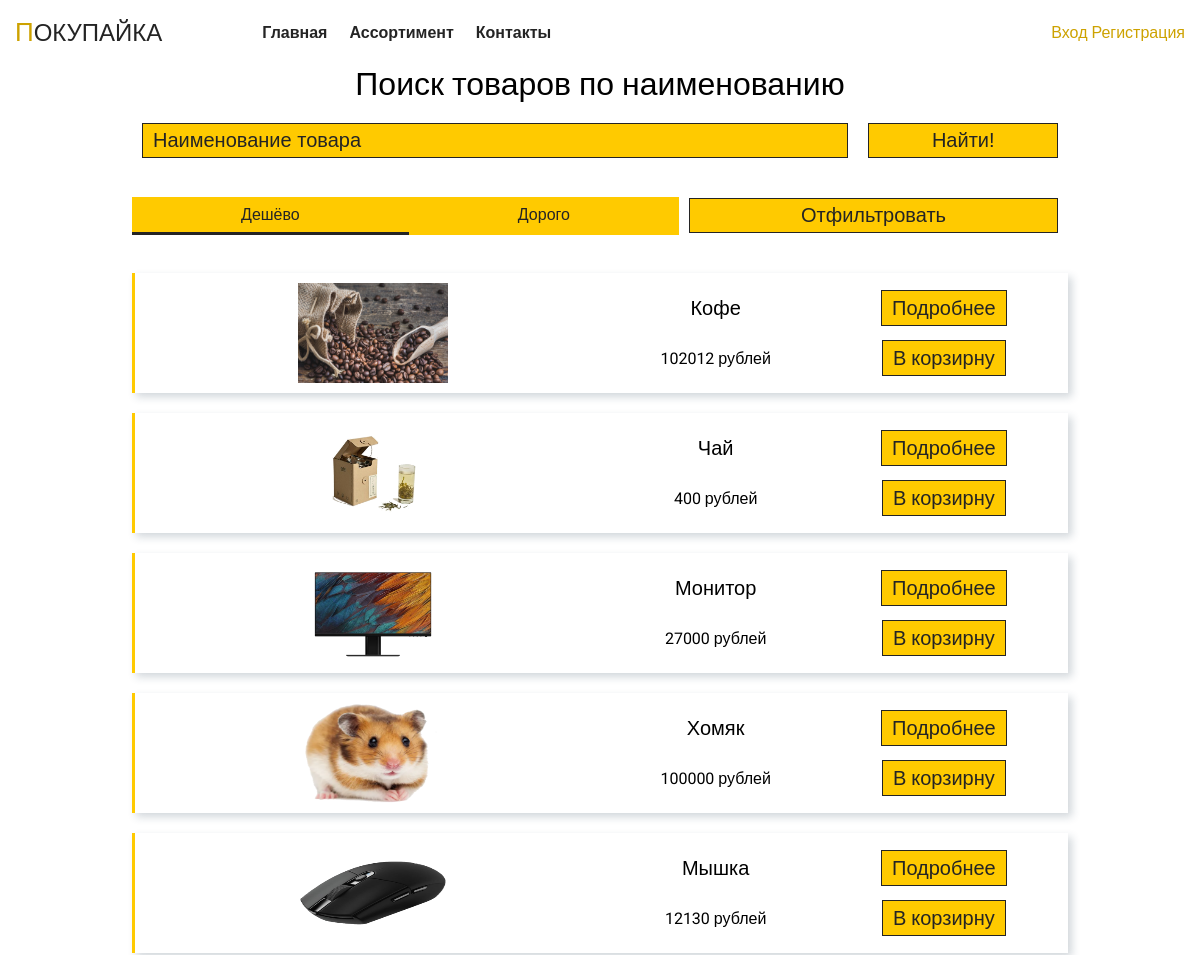
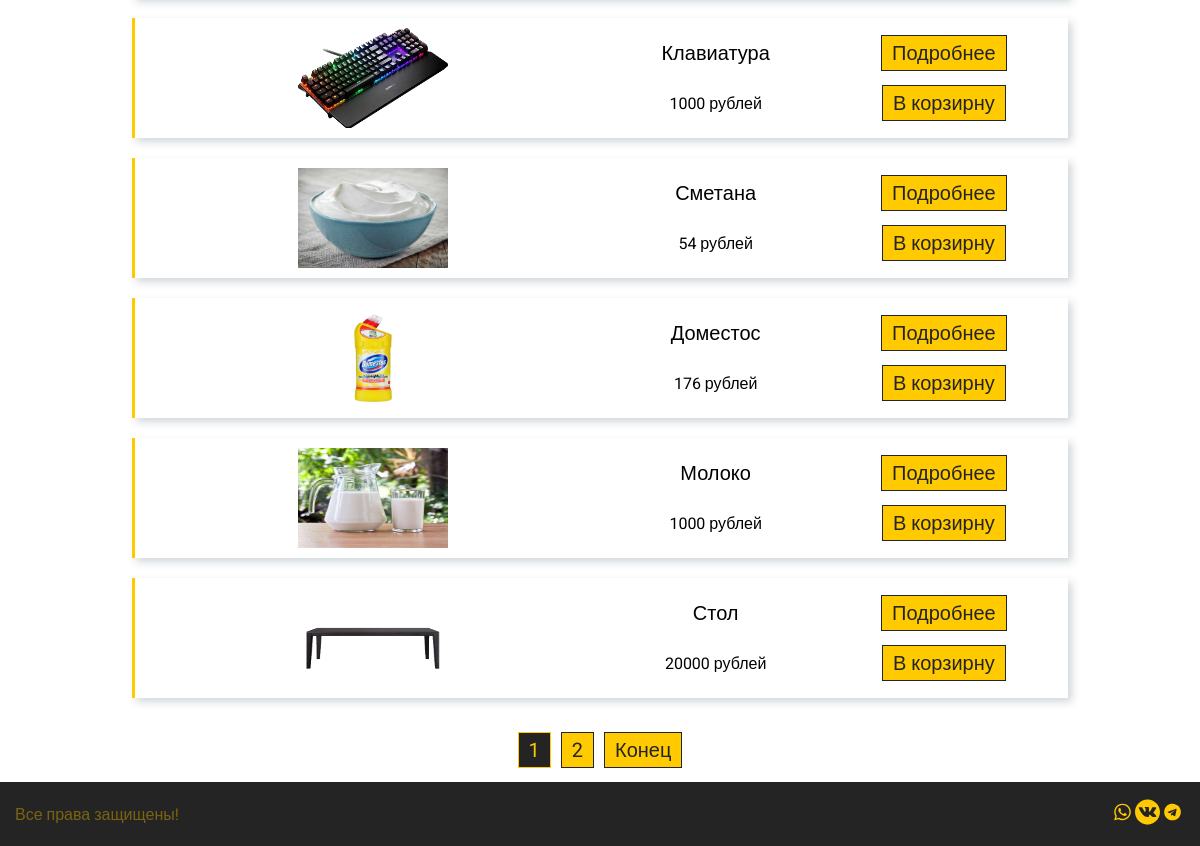
/assortment, run on the app's committed database (2 pictures, top to bottom).
### tables this page shows
CREATE TABLE `product` (
  `id` bigint NOT NULL,
  `name` varchar(100) NOT NULL,
  `description` varchar(2000) DEFAULT 'Отсуствует',
  `price` float NOT NULL
);

### application/controllers/MainController.php (called while the page is built, shortened)
<?php
class MainController extends Controller
{
    public function __construct($route)
    {
        $this->view->layout = 'other';
    }
    public function assortmentAction(){
        $main = new Main();
        $pagination = new Pagination($this->route, $main->getCountProduct());
        $vars = [
            'data' => $this->model->getProductList($this->route, 10),
            'pagination' => $pagination->get(),
        ];
        $this->view->render('Ассортимент', $vars);
    }
}

### index.php (called while the page is built, shortened)
<?php
spl_autoload_register(function ($class) {
    $path = str_replace('\\', '/', $class.'.php');
});
$item = new Router();
$item->run();

### application/lib/Db.php (called while the page is built, shortened)
<?php
class Db {
    protected $db;
    public function __construct() {
        $config = require 'application/config/db.php';
        try{
            $this->db = new PDO('mysql:host='.$config['host'].';dbname='.$config['database'], $config['login'], $config['password']);
        }
        catch (\PDOException $e){
            $this->db = new PDO('mysql:host='.$config['reserve'].';dbname='.$config['database'], $config['login'], $config['password']);
        }
    }
    public function query($sql, $params = []) {
        $stmt = $this->db->prepare($sql);
        if (!empty($params)) {
            foreach ($params as $key => $val) {
                if (is_int($val)) {
                    $type = PDO::PARAM_INT;
                } else {
                    $type = PDO::PARAM_STR;
                }
                $stmt->bindValue(':'.$key, $val, $type);
            }
        }
        $stmt->execute();
        return $stmt;
    }
    public function row($sql, $params = []) {
        $result = $this->query($sql, $params);
        return $result->fetchAll(PDO::FETCH_ASSOC);
    }
    public function column($sql, $params = []) {
        $result = $this->query($sql, $params);
        return $result->fetchColumn();
    }
}

### application/config/db.php (called while the page is built)
<?php
$path = $_SERVER['DOCUMENT_ROOT']."/settings.json";
$json = file_get_contents($path);
$db = json_decode($json, true);
return $db['database'];

### application/models/Main.php (called while the page is built, shortened)
<?php
class Main extends Model{
    public function getProductList($route, $mode){
        $max = 10;
        $params = [
            'max' => $max,
            'start' => ((($route['page'] ?? 1) - 1) * $max),
        ];
        switch ($mode){
            default:
                return $this->db->row('SELECT * FROM product ORDER BY id DESC LIMIT :start, :max', $params);
        }
    }
    public function getCountProduct(){
        return $this->db->column('select count(*) from product');
    }
}

### application/core/Controller.php (called while the page is built, shortened)
<?php
abstract class Controller{
    public function __construct($route) {
        $this->route = $route;
        $this->model = $this->loadModel($route['controller']);
    }
    public function loadModel($name) {
        $path = 'application\models\\'.ucfirst($name);
        if (class_exists($path)) {
            return new $path;
        }
    }
}

### application/core/Model.php (called while the page is built, shortened)
<?php
abstract class Model{
    public function __construct()
    {
        $this->db = new Db();
    }
}

### application/views/main/assortment.php (the view)
<div class="container">
            <div class="assortment__grid">
                <h1>Поиск товаров по наименованию</h1>
                <form action="/assortment" method="post" class="assortment__form_find js-message">
                    <input name="name" placeholder="Наименование товара" autocomplete="off" type="text">
                    <input type="submit" value="Найти!">
                </form>
                <form action="/assortment" method="post" class="assortment__form_filter">
                    <label><input type="radio" name="price-object" value="cheap" checked><div>Дешёво</div></label>
                    <label><input type="radio" name="price-object" value="expensive"><div>Дорого</div></label>
                    <input type="submit" value="Отфильтровать">
                </form>
                <div class="assortment__grid_element">
                    <?php if(count($data) != 0) {?>
                        <ul class="assortment__grid_list_elements">
                            <li class="assortment__grid_list_element">
                                <?php for($i = 0; $i < count($data); $i++){?>
                                    <div class="assortment__grid_card_view">
                                        <img src="/public/materials/<?=$data[$i]['id']?>.png" alt="Отсуствие фотография товара">
                                        <p class="name-item"><?=$data[$i]['name']?></p>
                                        <p class="price-item"><?=$data[$i]['price']?> рублей</p>
                                        <a href="/product/<?=$data[$i]['id']?>" class="about-item first">Подробнее</a>
                                        <a href="/assortment/add/<?=$data[$i]['id']?>" class="about-item second">В корзирну</a>
                                    </div>
                                <?php }?>
                            </li>
                        </ul>
                    <?php }?>
                </div>
                <?php if(count($data) != 0) {?>
                <div class="block-pagination">
                    <?php echo $pagination?>
                </div>
                <?php }?>
            </div>
        </div>

### public/styles/ministyle.css (style rules this page uses)
:root { --first--color: #cda200; --second--color: #242424; --opacity--color: rgba(237, 191, 18, 0.9); }
* { margin: 0; padding: 0; box-sizing: border-box; font-weight: normal; }
html,body { height: 100%; font-family: 'Roboto', sans-serif; }
body { background: #fff; font-size: 16px; font-weight: normal; font-style: normal; }
.container { width: 100%; max-width: 1200px; padding: 0 15px; margin: 0 auto; }
.assortment__grid { width: auto; height: auto; display: grid; grid-template-columns: 1fr 8fr 1fr; }
.assortment__form_find { grid-row: 2; grid-column: 2; display: flex; }
.assortment__form_filter { grid-row: 3; grid-column: 2; display: flex; align-items: center; justify-content: center; }
.assortment__form_filter label { flex-grow: 1; }
.assortment__form_filter label input + div { background-color: #ffca00; color: #242424; padding: 8px; text-align: center; border-bottom: 3px #ffca00 solid; }
.assortment__form_filter label input:checked + div { border-bottom: 3px #242424 solid; }
.assortment__grid input { flex-grow: 1; margin: 20px 10px; padding: 5px 10px; outline: none; background-color: #ffca00; color: #242424; font-size: 20px; border: #242424 1px solid; }
.assortment__grid input::placeholder { color: #242424; }
.assortment__grid h1 { grid-row: 1; grid-column: 2; text-align: center; }
.assortment__grid input[type='text'] { flex-grow: 4; }
.assortment__grid .block-pagination { grid-row: 5; grid-column: 2; display: flex; justify-content: center; margin: 20px 0; }
.assortment__grid_element { grid-row: 4; grid-column: 2; }
.assortment__grid_element ul { list-style: none; }
.assortment__grid_card_view { display: grid; grid-template-columns: 2fr 1fr 1fr; grid-template-rows: 1fr 1fr; align-items: center; justify-items: center; -webkit-box-shadow: 4px 4px 8px 0px rgba(34, 60, 80, 0.2); -moz-box-shadow: 4px 4px 8px 0px rgba(34, 60, 80, 0.2); box-shadow: 4px 4px 8px 0px rgba(34, 60, 80, 0.2); margin: 20px 0; padding: 10px 10px; border-left: #ffca00 3px solid; }
.assortment__grid_card_view img { width: 150px; height: 100px; grid-row-start: 2 span; }
.assortment__grid .name-item { grid-row: 1; grid-column: 2; text-align: start; font-size: 20px; }
.assortment__grid .price-item { grid-row: 2; grid-column: 2; text-align: start; }
.assortment__grid .about-item { text-decoration: none; color: #242424; background-color: #ffca00; font-size: 20px; padding: 5px 10px; border: #242424 1px solid; }
.assortment__grid_list_element p { text-align: center; }

### data on the page
product: shows a picture, name "Кофе", price "102012"
product: shows a picture, name "Чай", price "400"
product: shows a picture, name "Монитор", price "27000"
product: shows a picture, name "Хомяк", price "100000"
product: shows a picture, name "Мышка", price "12130"
product: shows a picture, name "Клавиатура", price "1000"
product: shows a picture, name "Сметана", price "54"
product: shows a picture, name "Доместос", price "176"
product: shows a picture, name "Молоко", price "1000"
product: shows a picture, name "Стол", price "20000"

### other printed values
$text "Конец"
